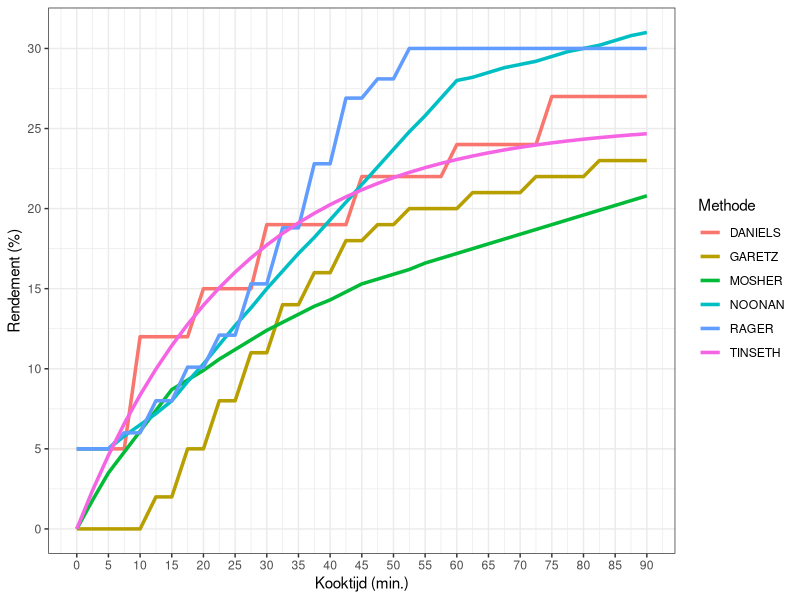

Write R code to recreate this figure.
## ---- chunk 1
#| label: setup
#| include: false

knitr::opts_chunk$set(echo = FALSE)
suppressMessages(library(ggplot2))
suppressMessages(library(tidyr))
suppressMessages(library(kableExtra))
## ---- chunk 2
#| label: tbl-hrkt
#| tbl-cap: "Rendement als functie van de kooktijd (min.)"

hrkt <- read.csv(file = "utilizationrate-boiltime.csv")
hrkt %>% 
  kbl() %>% 
  kable_styling(font_size = 12, bootstrap_options = "condensed") %>% 
  scroll_box(height = "400px")
## ---- chunk 3
#| label: fig-hrkt
#| fig-cap: "Hoprendement als functie van de kooktijd"

# Structureren data
hrkt <- hrkt %>% 
  pivot_longer(-Boiltime, names_to = "Methode", values_to = "Rendement")

ggplot(data = hrkt, aes(x = Boiltime, y = Rendement, color = Methode)) + 
  geom_line(linewidth = 1.2) + theme_bw() +
	labs(x = "Kooktijd (min.)", y = "Rendement (%)") +
	scale_x_continuous(breaks = seq(0, 90, 5)) + scale_y_continuous(breaks = seq(0, 35, 5))
